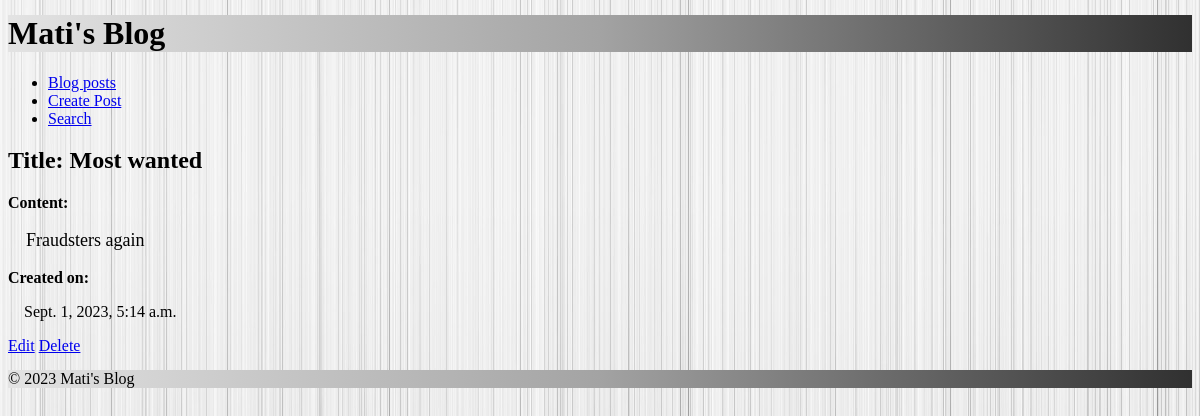
Screenshot of /posts/6/ with the database file from the repository.
### blog/models.py (models this page shows, shortened)
class Post(models.Model):
    title = models.CharField(max_length=200)
    content = models.TextField()
    created_at = models.DateTimeField(default=timezone.now)
    updated_at = models.DateTimeField(auto_now=True)

### blog/views.py (the view)
# urls.py: path('<int:pk>/', PostDetailView.as_view(), name='post_detail'),
class PostDetailView(DetailView):
    model = Post
    template_name = 'blog/post_detail.html'
    context_object_name = 'post'

### blog/templates/blog/post_detail.html (shortened to what this page needs)
{% extends 'blog/base.html' %}
{% block content %}
    <h2>Title: {{ post.title }}</h2>
    <strong>Content: </strong>
    <p class="content">&emsp;{{ post.content }}</p>
    <strong>Created on: </strong>
    <p>&emsp;{{ post.created_at }}</p>
    <a href="{% url 'blog:post_edit' object.pk %}" class="search-button">Edit</a>
    <a href="{% url 'blog:post_delete' object.pk %}" class="del1-button">Delete</a>
{% endblock %}

### blog/static/blog/style.css (style rules this page uses)
.body-bg { background-image: url('/static/blog/images/light-grey-background.jpg'); }
.content { font-size: large; }

### rows the page displays
Post: title "Most wanted", content "Fraudsters again", created_at "Sept. 1, 2023, 5:14 a.m."
